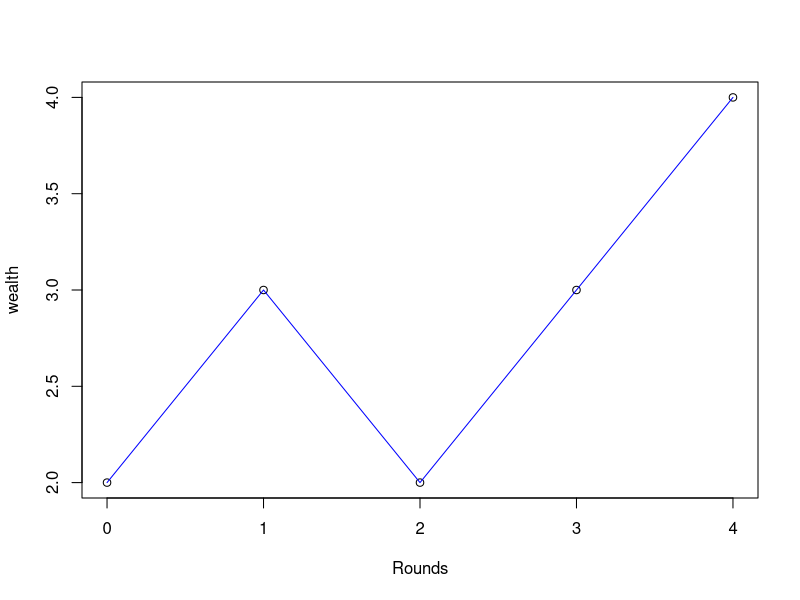
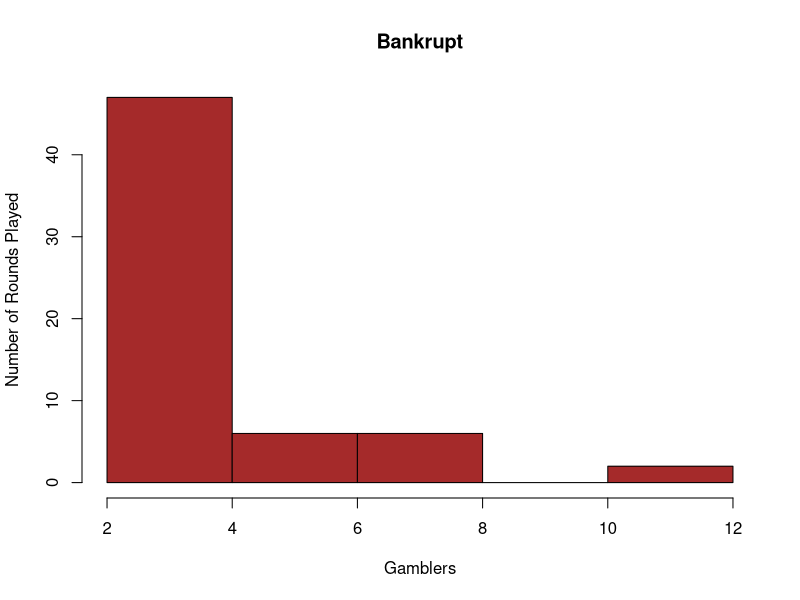
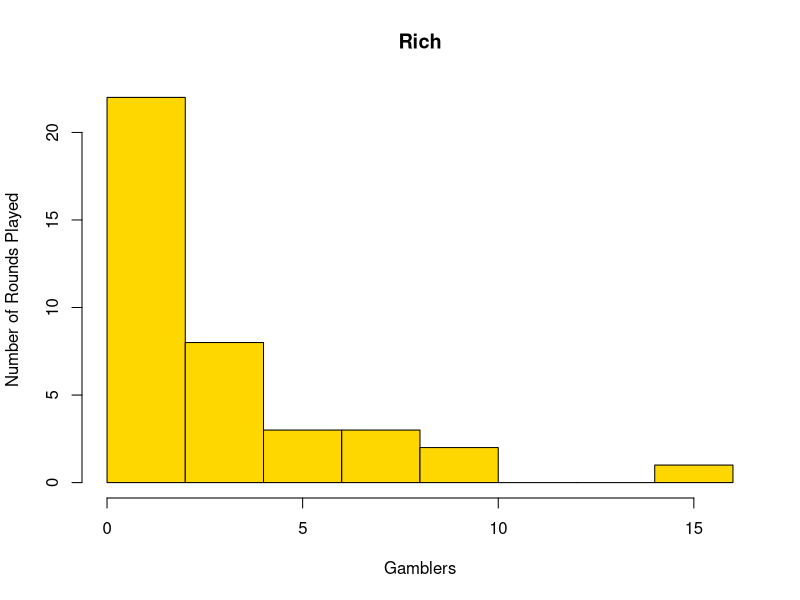
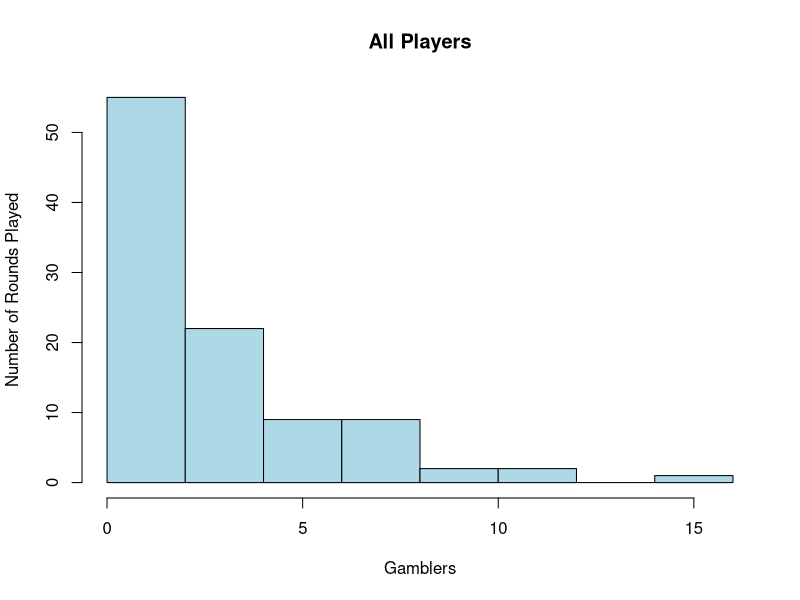

Generate these figures, in order, with R:
## ---- chunk 1
knitr::opts_chunk$set(echo = TRUE)
## ---- chunk 2
x = -1*(125/216) + 1*(75/216) + 2*(15/216) + 3*1/216
print (x)
## ---- chunk 3
game = rbinom(100,3,1/6)
loss = as.integer(game == 0)
win = game -loss
mean(win)
## ---- chunk 4
game = rbinom(100,3,1/6)
win = 2
wealth = rep(2)

for (i in game){
  if (i == 0){
    win = win-1
    
  }else if (i == 1){
    win = win+1
    
  }else if (i == 2){
    win = win+2
    
  }else if (i == 3){
    win = win+3
    
  }
  wealth = append(wealth, win)
  if (win >= 4 || win <= 0){
    
    break
  }
  
}

t = 0 : (length(wealth)-1)

print(game)
print(win)
print(t)
plot(t, wealth, xlab='Rounds')

lines(t, wealth, col='Blue')
## ---- chunk 5
#a is the count for running the simulation 100 times
a = 0
win.times = c()
loss.times = c()

while (a < 100) { a= a+1

#win stands for wealth
win = 2
round.number = 0
while (win == 1 || win == 2 || win == 3){
  game = rbinom(1,3,1/6)
  toll = as.integer(game)
  round.number = round.number + 1
  if (game == 0){
    win = win-1
  }else if (game == 1){
    win = win+1
  }else if (game == 2){
    win = win+2
  }else if (game == 3){
    win = win+3
  }
  if (win >= 4){
    win.times = append(win.times, round.number)}
    if (win <= 0){
    loss.times = append(loss.times, round.number)} 

}}

#Number of rounds played for all players
alltimes = append(win.times, loss.times)

#Average number of rounds the 100 gamblers played
print(mean(alltimes))

#proportion of gamblers who went bankrupt
print(length(loss.times)/100)

#proportion of gamblers who finished with at least $4 in their pocket
print(length(win.times)/100)

#histogram of the number of rounds played for the players who went bankrupt only
hist(loss.times, main = "Bankrupt", xlab = "Gamblers", ylab = "Number of Rounds Played", border = "Black", col = "Brown")

#histogram of the number of rounds played for the remaining players
hist(win.times, main = "Rich", xlab = "Gamblers", ylab = "Number of Rounds Played", border = "Black", col = "Gold")

#histogram of the number of rounds played for all players
hist(alltimes, main = "All Players", xlab = "Gamblers", ylab = "Number of Rounds Played", border = "Black", col = "Light Blue")
